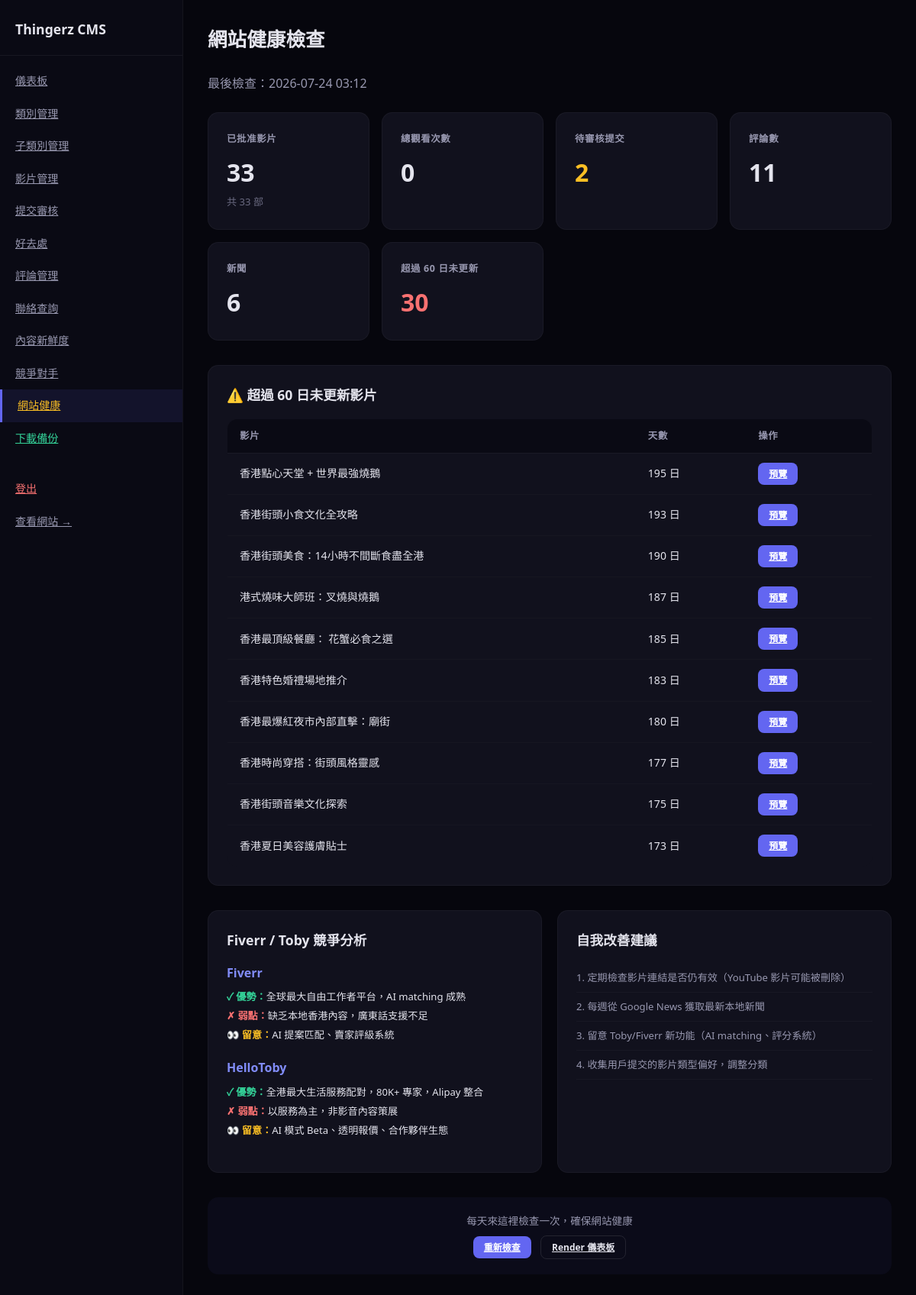
/admin/health (signed in), run on the app's committed database.
### tables this page shows
CREATE TABLE videos (
        id TEXT UNIQUE, subcategory_id TEXT, category_id TEXT, platform TEXT, platform_id TEXT,
        title_zh TEXT, title_en TEXT, description_zh TEXT, description_en TEXT,
        thumbnail_url TEXT, aspect_ratio TEXT, tags TEXT, status TEXT,
        track TEXT, direction TEXT, submitted_date TEXT);

### app.py (the view)
@app.route('/admin/health')
@admin_required
def admin_health():
    now = datetime.now()
    vids = read_csv('videos.csv')
    news = read_csv('news.csv')
    comments = read_csv('comments.csv')
    subs = read_csv('submissions.csv')
    stale_videos = []
    for v in vids:
        try:
            d = datetime.strptime(v.get('submitted_date', '2000-01-01'), '%Y-%m-%d')
            days = (now - d).days
            if days > 60:
                stale_videos.append({'title': v['title_zh'], 'days': days, 'id': v['id']})
        except:
            pass
    stale_videos.sort(key=lambda x: x['days'], reverse=True)
    total_views = sum(int(v.get('count', 0)) for v in read_csv('view_counts.csv'))
    approved_vids = len([v for v in vids if v.get('status') == 'approved'])
    pending_subs = len([s for s in subs if s.get('status') == 'pending'])
    total_comments = len([c for c in comments if c.get('status') == 'approved'])
    insights = {
        'total_videos': len(vids),
        'approved_videos': approved_vids,
        'stale_videos': stale_videos[:10],
        'stale_count': len(stale_videos),
        'total_news': len([n for n in news if n.get('status') == 'published']),
        'total_views': total_views,
        'pending_submissions': pending_subs,
        'total_comments': total_comments,
        'competitor_notes': [
            {'platform': 'Fiverr', 'strength': '全球最大自由工作者平台，AI matching 成熟', 'weakness': '缺乏本地香港內容，廣東話支援不足', 'to_watch': 'AI 提案匹配、賣家評級系統'},
            {'platform': 'HelloToby', 'strength': '全港最大生活服務配對，80K+ 專家，Alipay 整合', 'weakness': '以服務為主，非影音內容策展', 'to_watch': 'AI 模式 Beta、透明報價、合作夥伴生態'},
        ],
        'self_improve': [
            '定期檢查影片連結是否仍有效（YouTube 影片可能被刪除）',
            '每週從 Google News 獲取最新本地新聞',
            '留意 Toby/Fiverr 新功能（AI matching、評分系統）',
            '收集用戶提交的影片類型偏好，調整分類',
        ]
    }
    return render_template('admin/health.html', insights=insights, now=now)

### app.py (called while the page is built)
def get_db():
    db = sqlite3.connect(DB_PATH)
    db.row_factory = sqlite3.Row
    db.execute("PRAGMA journal_mode=WAL")
    return db

def read_table(table_name):
    db = get_db()
    rows = [dict(r) for r in db.execute(f"SELECT * FROM {table_name}").fetchall()]
    db.close()
    return rows

def read_csv(filename):
    return read_table(filename.replace('.csv', ''))

def get_categories(track=None, direction=None):
    cats = read_csv('categories.csv')
    if track:
        cats = [c for c in cats if c.get('track', '') == track]
    if direction:
        cats = [c for c in cats if c.get('direction', '') == direction]
    return cats

def admin_required(f):
    @wraps(f)
    def decorated(*args, **kwargs):
        if not session.get('admin_logged_in'):
            return redirect(url_for('admin_login'))
        return f(*args, **kwargs)
    return decorated

@app.context_processor
def inject_globals():
    return {
        'categories': get_categories(),
        'platform_config': PLATFORM_CONFIG,
        'directions': DIRECTIONS,
        'now': datetime.now()
    }

@app.after_request
def add_utf8_header(response):
    ct = response.headers.get('Content-Type', '')
    if ct and 'text/html' in ct:
        response.headers['Content-Type'] = 'text/html; charset=utf-8'
    return response

### templates/admin/health.html
{% extends "admin/layout.html" %}
{% block admin_content %}
<h1>網站健康檢查</h1>
<p style="color:#9898b0;margin-bottom:24px">最後檢查：{{ now.strftime('%Y-%m-%d %H:%M') }}</p>
<div class="stats" style="margin-bottom:32px">
    <div class="stat-card"><h3>已批准影片</h3><div class="num">{{ insights.approved_videos }}</div><small class="text-muted">共 {{ insights.total_videos }} 部</small></div>
    <div class="stat-card"><h3>總觀看次數</h3><div class="num">{{ insights.total_views }}</div></div>
    <div class="stat-card"><h3>待審核提交</h3><div class="num" style="color:{% if insights.pending_submissions > 0 %}#fbbf24{% else %}#34d399{% endif %}">{{ insights.pending_submissions }}</div></div>
    <div class="stat-card"><h3>評論數</h3><div class="num">{{ insights.total_comments }}</div></div>
    <div class="stat-card"><h3>新聞</h3><div class="num">{{ insights.total_news }}</div></div>
    <div class="stat-card"><h3>超過 60 日未更新</h3><div class="num" style="color:{% if insights.stale_count > 10 %}#f87171{% else %}#fbbf24{% endif %}">{{ insights.stale_count }}</div></div>
</div>
{% if insights.stale_videos %}
<div style="background:#11111d;border-radius:14px;padding:24px;border:1px solid rgba(255,255,255,.04);margin-bottom:32px">
    <h2 style="font-size:1.1rem;margin-bottom:16px">⚠️ 超過 60 日未更新影片</h2>
    <table><thead><tr><th>影片</th><th>天數</th><th>操作</th></tr></thead>
    <tbody>
    {% for v in insights.stale_videos %}
    <tr><td>{{ v.title }}</td><td>{{ v.days }} 日</td><td><a href="{{ url_for('video_detail', video_id=v.id) }}" target="_blank" class="btn btn-sm btn-primary">預覽</a></td></tr>
    {% endfor %}
    </tbody></table>
</div>
{% endif %}
<div style="display:grid;grid-template-columns:1fr 1fr;gap:20px;margin-bottom:32px">
    <div style="background:#11111d;border-radius:14px;padding:24px;border:1px solid rgba(255,255,255,.04)">
        <h2 style="font-size:1.1rem;margin-bottom:16px">Fiverr / Toby 競爭分析</h2>
        {% for comp in insights.competitor_notes %}
        <div style="margin-bottom:20px">
            <h3 style="font-size:1rem;color:#818cf8;margin-bottom:8px">{{ comp.platform }}</h3>
            <p style="font-size:.82rem;margin-bottom:4px"><strong style="color:#34d399">✓ 優勢：</strong>{{ comp.strength }}</p>
            <p style="font-size:.82rem;margin-bottom:4px"><strong style="color:#f87171">✗ 弱點：</strong>{{ comp.weakness }}</p>
            <p style="font-size:.82rem"><strong style="color:#fbbf24">👀 留意：</strong>{{ comp.to_watch }}</p>
        </div>
        {% endfor %}
    </div>
    <div style="background:#11111d;border-radius:14px;padding:24px;border:1px solid rgba(255,255,255,.04)">
        <h2 style="font-size:1.1rem;margin-bottom:16px">自我改善建議</h2>
        {% for tip in insights.self_improve %}
        <p style="font-size:.82rem;color:#9898b0;padding:8px 0;border-bottom:1px solid rgba(255,255,255,.03)">{{ loop.index }}. {{ tip }}</p>
        {% endfor %}
    </div>
</div>
<div style="text-align:center;padding:20px;background:rgba(99,102,241,.05);border-radius:14px">
    <p style="font-size:.85rem;color:#9898b0;margin-bottom:8px">每天來這裡檢查一次，確保網站健康</p>
    <a href="{{ url_for('admin_health') }}" class="btn btn-primary btn-sm">重新檢查</a>
    <a href="https://render.com/dashboard" target="_blank" class="btn btn-sm" style="background:transparent;border:1px solid rgba(255,255,255,.1);color:#e4e4ed;margin-left:8px">Render 儀表板</a>
</div>
{% endblock %}

### templates/admin/layout.html (style rules this page uses)
*,*::before,*::after { box-sizing:border-box;margin:0;padding:0 }
body { font-family:'Segoe UI','Microsoft JhengHei',sans-serif;background:#06060d;color:#e4e4ed;line-height:1.6 }
.main h1 { font-size:1.6rem;font-weight:800;margin-bottom:24px }
.stats { display:grid;grid-template-columns:repeat(auto-fill,minmax(200px,1fr));gap:16px;margin-bottom:32px }
.stat-card { background:#11111d;border-radius:14px;padding:24px;border:1px solid rgba(255,255,255,.04) }
.stat-card h3 { font-size:.78rem;color:#9898b0;text-transform:uppercase;letter-spacing:.05em;margin-bottom:8px }
.stat-card .num { font-size:2rem;font-weight:800 }
table { width:100%;border-collapse:collapse;background:#11111d;border-radius:14px;overflow:hidden;border:1px solid rgba(255,255,255,.04) }
th { text-align:left;padding:12px 16px;font-size:.78rem;color:#9898b0;text-transform:uppercase;letter-spacing:.05em;background:#0a0a14;border-bottom:1px solid rgba(255,255,255,.04) }
td { padding:12px 16px;font-size:.88rem;border-bottom:1px solid rgba(255,255,255,.02) }
.btn { padding:8px 18px;border-radius:8px;font-size:.82rem;font-weight:600;border:none;cursor:pointer;transition:all .2s;display:inline-flex;align-items:center;gap:6px }
.btn-primary { background:#6366f1;color:#fff }
.btn-sm { padding:5px 14px;font-size:.75rem }
.text-muted { color:#6a6a80;font-size:.82rem }
a { color:#818cf8 }

### data on the page
videos: title "香港點心天堂 + 世界最強燒鵝", days "195"
videos: title "香港街頭小食文化全攻略", days "193"
videos: title "香港街頭美食：14小時不間斷食盡全港", days "190"
videos: title "港式燒味大師班：叉燒與燒鵝", days "187"
videos: title "香港最頂級餐廳： 花蟹必食之選", days "185"
videos: title "香港特色婚禮場地推介", days "183"
videos: title "香港最爆紅夜市內部直擊：廟街", days "180"
videos: title "香港時尚穿搭：街頭風格靈感", days "177"
videos: title "香港街頭音樂文化探索", days "175"
videos: title "香港夏日美容護膚貼士", days "173"

### other printed values
{{ insights.approved_videos }} "33"
{{ insights.total_videos }} "33"
{{ insights.total_views }} "0"
{{ insights.pending_submissions }} "2"
{{ insights.total_comments }} "11"
{{ insights.total_news }} "6"
{{ insights.stale_count }} "30"
{{ comp.platform }} "Fiverr" "HelloToby"
{{ comp.strength }} "全球最大自由工作者平台，AI matching 成熟" "全港最大生活服務配對，80K+ 專家，Alipay 整合"
{{ comp.weakness }} "缺乏本地香港內容，廣東話支援不足" "以服務為主，非影音內容策展"
{{ comp.to_watch }} "AI 提案匹配、賣家評級系統" "AI 模式 Beta、透明報價、合作夥伴生態"
{{ tip }} "定期檢查影片連結是否仍有效（YouTube 影片可能被刪除）" "每週從 Google News 獲取最新本地新聞" "留意 Toby/Fiverr 新功能（AI matching、評分系統）" "收集用戶提交的影片類型偏好，調整分類"
